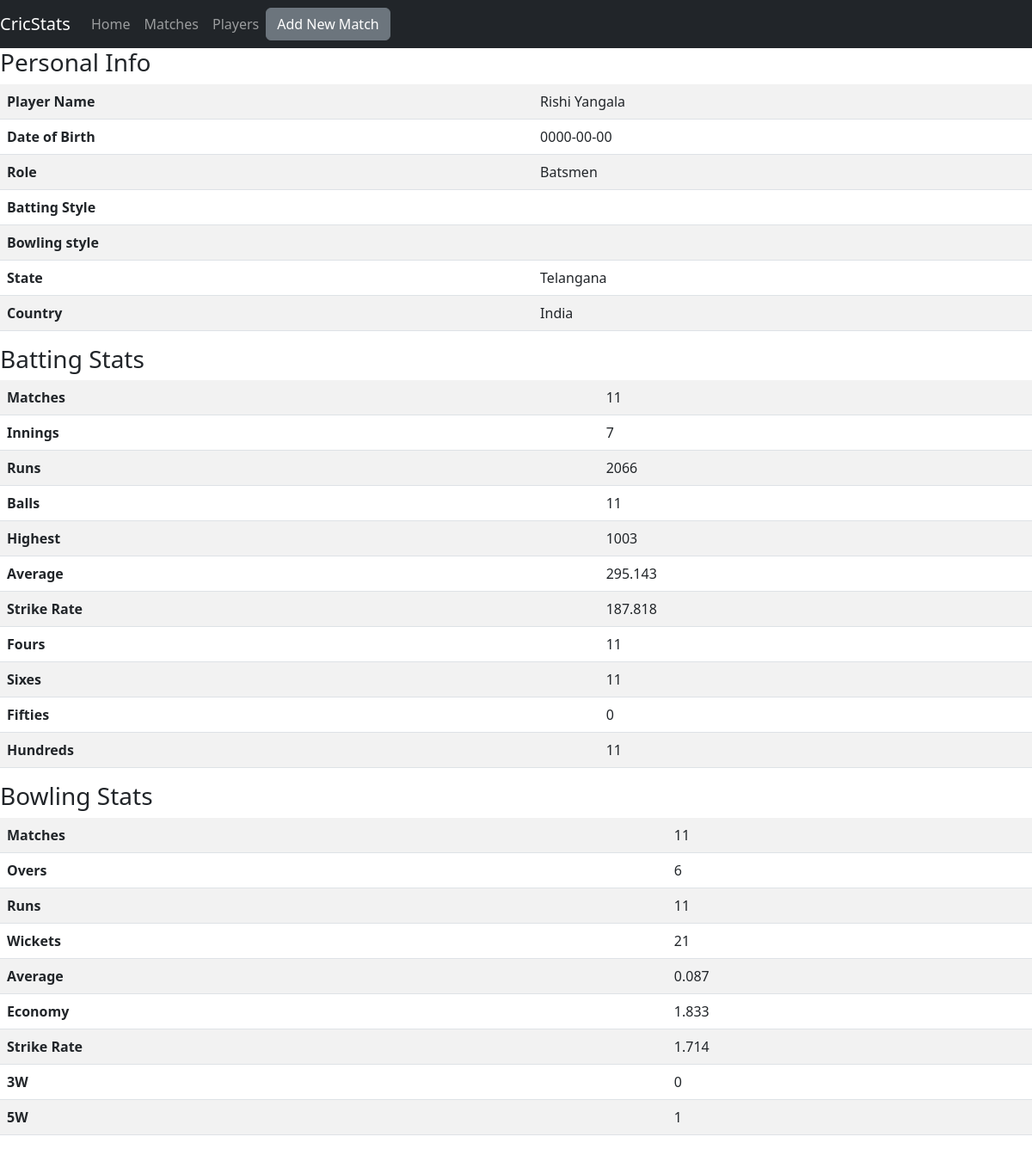
Page /view_player.php?id=1 on the committed database.
### tables this page shows
CREATE TABLE `player` (
  `Player_Id` int(11) NOT NULL,
  `Name` varchar(255) NOT NULL,
  `Dob` date NOT NULL,
  `Role` enum('Batsmen','Bowler','Allrounder','WK-Batsmen') NOT NULL,
  `Batting_Style` enum('Right_handed','Left_handed','','') NOT NULL,
  `Bowling_Style` enum('Leftarm_fast','Rightarm_fast','Leftarm_fast_medium','Rightarm_fast_medium','Rightarm_finger_spin','Leftarm_finger_spin','Rightarm_wrist_spin','Leftarm_wrist_spin') NOT NULL,
  `State` varchar(255) NOT NULL,
  `Country` varchar(255) NOT NULL
);

### view_player.php (the view, shortened to what this page needs)
<?php
include("dbcon.php");
    $player_id = $_GET['id'];
    $player_details = mysqli_fetch_assoc(mysqli_query($con, "select * from player where Player_Id = $player_id"));
    $total_details_query = "select count(Info_Id) as total_matches,
                            sum(Runs) as total_runs,
                            sum(Balls_Faced) as total_balls_faced,
                            max(Runs) as highest_runs,
                            sum(Fours) as total_fours,
                            sum(Sixes) as total_sixes,
                            sum(Overs) as total_overs,
                            sum(Runs_Given) as total_runs_given,
                            sum(Wickets_Taken) as total_wickets_taken
                            from info where Player_Id = $player_id";
    $total_details = mysqli_fetch_assoc(mysqli_query($con, $total_details_query));
    $total_50s_query = "select count(Info_Id) as total_50s from info where Player_Id = $player_id and (Runs >= 50 and Runs < 100)";
    $total_100s_query = "select count(Info_Id) as total_100s from info where Player_Id = $player_id and (Runs >= 100)";
    $total_50s = mysqli_fetch_assoc(mysqli_query($con, $total_50s_query));
    $total_100s = mysqli_fetch_assoc(mysqli_query($con, $total_100s_query));
    $innings = mysqli_fetch_assoc(mysqli_query($con, "select count(Info_Id) as innings from info where Player_Id = $player_id and not (Status = 'Not_played')"));
    $total_3w_query = "select count(Info_Id) as total_3w from info where Player_Id = $player_id and (Wickets_Taken >= 3 and Wickets_Taken < 5)";
    $total_5w_query = "select count(Info_Id) as total_5w from info where Player_Id = $player_id and (Wickets_Taken >= 5)";
    $total_3w = mysqli_fetch_assoc(mysqli_query($con, $total_3w_query));
    $total_5w = mysqli_fetch_assoc(mysqli_query($con, $total_5w_query));
?>
<!doctype html>
<html lang="en">
  <head>
    <link href="https://cdn.jsdelivr.net/npm/bootstrap@5.2.2/dist/css/bootstrap.min.css" rel="stylesheet">
  </head>
  <body>
  <nav class="navbar static-top navbar-expand-lg navbar-dark bg-dark">
  <a class="navbar-brand">CricStats</a>
  <div class="collapse navbar-collapse" id="navbarTogglerDemo02">
    <ul class="nav navbar-nav navbar-right">
      <li class="nav-item">
        <a class="nav-link" href="index.php">Home</a>
      </li>
      <li class="nav-item active">
        <a class="nav-link" href="show_match.php">Matches</a>
      </li>
      <li class="nav-item">
        <a class="nav-link" href="show_player.php" href="#">Players</a>
      </li>
    </ul>
    <ul class="nav navbar-nav">
      <li><a class='btn btn-secondary' href='add_match.php'> Add New Match</a>
    </ul>
  </div>
</nav>
    <h3>Personal Info</h3>
  <table class="table table-striped table-borderred" id="myTable">
  <tbody>
    <tr>
      <th scope="row">Player Name</th>
      <td><?php echo $player_details['Name']; ?></td>
</tr>
<tr>
      <th scope="row">Date of Birth</th>
      <td><?php echo $player_details['Dob']; ?></td>
</tr>
<tr>
      <th scope="row">Role</th>
      <td><?php echo $player_details['Role']; ?></td>
</tr>
<tr>
      <th scope="row">Batting Style</th>
      <td><?php echo $player_details['Batting_Style']; ?></td>
</tr>
<tr>
      <th scope="row">Bowling style</th>
      <td><?php echo $player_details['Bowling_Style']; ?></td>
</tr>
<tr>
      <th scope="row">State</th>
      <td><?php echo $player_details['State']; ?></td>
</tr>
<tr>
      <th scope="row">Country</th>
      <td><?php echo $player_details['Country']; ?></td>
</tr>
  </tbody>
</table>
<h3>Batting Stats</h3>
<table class="table table-striped table-borderred" id="myTable">
  <tbody>
    <tr>
      <th scope="row">Matches</th>
      <td><?php echo $total_details['total_matches']; ?></td>
</tr>
<tr>
      <th scope="row">Innings</th>
      <td><?php echo $innings['innings']; ?></td>
</tr>
<tr>
      <th scope="row">Runs</th>
      <td><?php echo $total_details['total_runs']; ?></td>
</tr>
<tr>
      <th scope="row">Balls</th>
      <td><?php echo $total_details['total_balls_faced']; ?></td>
</tr>
<tr>
      <th scope="row">Highest</th>
      <td><?php echo $total_details['highest_runs']; ?></td>
</tr>
<tr>
      <th scope="row">Average</th>
      <td>
        <?php
        if($innings['innings'] == 0){ echo '-/-' ;}
        else {echo round($total_details['total_runs']/$innings['innings'], 3);}
        ?>
      </td>
</tr>
<tr>
      <th scope="row">Strike Rate</th>
      <td>
      <?php
        if($total_details['total_balls_faced'] == 0){ echo '-/-' ;}
        else {echo round($total_details['total_runs']/$total_details['total_balls_faced'], 3);}
        ?>
      </td>
</tr>
<tr>
      <th scope="row">Fours</th>
      <td><?php echo $total_details['total_fours']; ?></td>
</tr>
<tr>
      <th scope="row">Sixes</th>
      <td><?php echo $total_details['total_sixes']; ?></td>
</tr>
<tr>
      <th scope="row">Fifties</th>
      <td><?php echo $total_50s['total_50s']; ?></td>
</tr>
<tr>
      <th scope="row">Hundreds</th>
      <td><?php echo $total_100s['total_100s']; ?></td>
</tr>
  </tbody>
</table>
<h3>Bowling Stats</h3>
<table class="table table-striped table-borderred" id="myTable">
  <tbody>
    <tr>
      <th scope="row">Matches</th>
      <td><?php echo $total_details['total_matches']; ?></td>
</tr>
<tr>
      <th scope="row">Overs</th>
      <td><?php echo $total_details['total_overs']; ?></td>
</tr>
<tr>
      <th scope="row">Runs</th>
      <td><?php echo $total_details['total_runs_given']; ?></td>
</tr>
<tr>
      <th scope="row">Wickets</th>
      <td><?php echo $total_details['total_wickets_taken']; ?></td>
</tr>
<tr>
      <th scope="row">Average</th>
      <td>
      <?php
        if($total_details['total_wickets_taken'] == 0){ echo '-/-' ;}
        else {echo round($total_details['total_runs_given']/(6*$total_details['total_wickets_taken']), 3);}
      ?>
      </td>
</tr>
<tr>
      <th scope="row">Economy</th>
      <td>
      <?php
        if($total_details['total_overs'] == 0){ echo '-/-' ;}
        else {echo round($total_details['total_runs_given']/($total_details['total_overs']), 3);}
      ?>
      </td>
</tr>
<tr>
      <th scope="row">Strike Rate</th>
      <td>
      <?php
        if($total_details['total_wickets_taken'] == 0){ echo '-/-' ;}
        else {echo round(($total_details['total_overs']*6)/$total_details['total_wickets_taken'], 3);}
      ?>
      </td>
</tr>
<tr>
      <th scope="row">3W</th>
      <td><?php echo $total_3w['total_3w']; ?></td>
</tr>
<tr>
      <th scope="row">5W</th>
      <td><?php echo $total_5w['total_5w']; ?></td>
</tr>
  </tbody>
</table>
  </body>
</html>

### rows in the picture
player: Name "Rishi Yangala", Dob "0000-00-00", Role "Batsmen", State "Telangana", Country "India"

### other values in the picture
$total_details['total_matches'] "11"
$innings['innings'] "7"
$total_details['total_runs'] "2066"
$total_details['total_balls_faced'] "11"
$total_details['highest_runs'] "1003"
$total_details['total_runs']/$innings['innings'] "295.143"
$total_details['total_runs']/$total_details['total_balls_faced'] "187.818"
$total_details['total_fours'] "11"
$total_details['total_sixes'] "11"
$total_50s['total_50s'] "0"
$total_100s['total_100s'] "11"
$total_details['total_overs'] "6"
$total_details['total_runs_given'] "11"
$total_details['total_wickets_taken'] "21"
$total_details['total_runs_given']/($total_details['total_overs']) "1.833"
